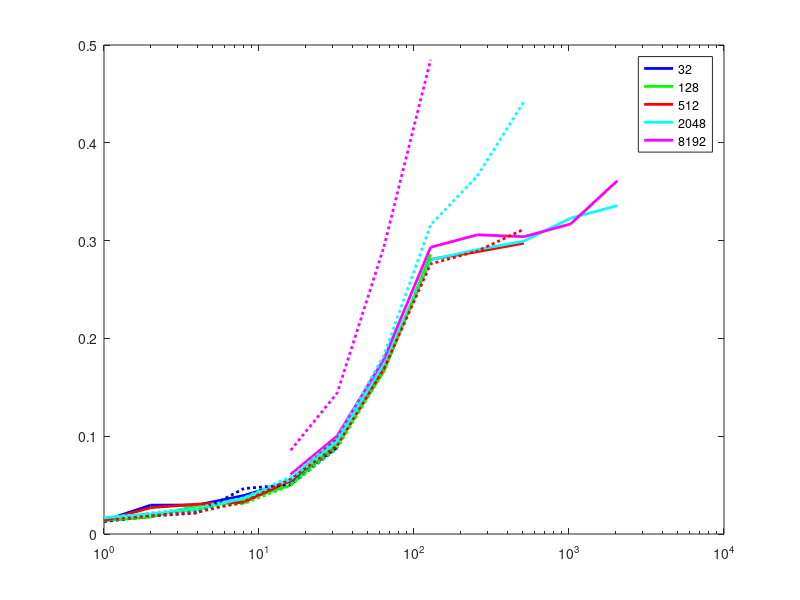

Here is the MATLAB script that generated this plot: (Note: this script raises an error after producing the figure.)
%% Max vs Min
clear
data = load('exp_bgq64.csv');
data = sortrows(data,1);
hi = data(:,5:9);

delta = (data(:,5:9) - data(:,10:14));
delta = delta(:,2:end)./hi(:,2:end);
disp(sum(delta<0.025))
disp(sum(delta<0.1))

%% Blocking vs Non-blocking
data = load('exp_kratos.csv');
data = sortrows(data,[1,2]);
t_block = reshape(data(:,4),4,4);
data = load('exp_kratos_async.csv');
data = sortrows(data,[1,2]);
t_async = reshape(data(:,4),4,4);
% fsizes = [32; 128; 512; 2048]; ranks = [1 2 4 8];
pd = (t_async-t_block)./t_block; % percent difference
disp(pd)

%% Distributed vs Individual File I/O
clear
data = load('exp_bgq64.csv');
data = sortrows(data,1);
ranks = 2.^(0:11);
nr = data(:,1); % number of ranks
nn = data(:,2); % number of neurons
ttot = data(:,3); % also (:,5) ***
c = 'bgrcmyk';

fsizes = [32 128 512 2048 8192];
figure()
for i = 1:numel(fsizes)
    mask = (nn==fsizes(i));
    x = nr(mask);
    z = ttot(mask);
    semilogx(x,z,c(i),'LineWidth',2)
    hold on
end

data = load('exp_bgq64_io.csv');
data = sortrows(data,1);
nr = data(:,1); % number of ranks
nn = data(:,2); % number of neurons
ttot = data(:,3); % also (:,5) ***
for i = 1:numel(fsizes)
    mask = (nn==fsizes(i));
    x = nr(mask);
    z = ttot(mask);
    semilogx(x,z,[c(i) ':'],'LineWidth',2)
    hold on
end

legend(arrayfun(@(x) sprintf('%d',x),fsizes,'uni',false))
format_plot(gca,ranks)
ylabel('Time  -  Seconds')
hold off

%% Compare 64, 32, 16, and 8 ranks/node
clear
ranks = 2.^(0:11);
c = 'bgrcmyk';
ranks_per_node = [64,32,16,8];

figure()
h = zeros(1,4);
for j = 1:numel(ranks_per_node)
    data = load(sprintf('exp_bgq%d.csv',ranks_per_node(j)));
    data = sortrows(data,1);
    nr = data(:,1); % number of ranks
    nn = data(:,2); % number of neurons
    ttot = data(:,4);
    
    fsizes = [32 128 512 2048 8192];
    for i = 1:numel(fsizes)
        mask = (nn==fsizes(i));
        x = nr(mask);
        z = ttot(mask);
        htmp = loglog(x,z,c(j),'LineWidth',2);
        if (i == 1)
            h(j) = htmp;
        end
        hold on
    end
end

legend(h, arrayfun(@(x) sprintf('%02d Ranks/Node',x), ranks_per_node,'uni', false))
format_plot(gca,ranks)
ylabel('Time  -  Seconds')
hold off

% %% 64 ranks/node vs 16 ranks/node
% clear
% data = load('exp_bgq16.csv');
% data = sortrows(data,1);
% nr = data(:,1); % number of ranks
% nn = data(:,2); % number of neurons
% ttot = data(:,4);
% ranks = 2.^(0:11);
% c = 'bgrcmyk';
% 
% fsizes = [32 128 512 2048 8192];
% figure()
% for i = 1:numel(fsizes)
%     mask = (nn==fsizes(i));
%     x = nr(mask);
%     z = ttot(mask);
%     loglog(x,z,c(i),'LineWidth',2)
%     hold on
% end
% 
% data = load('exp_bgq32.csv');
% data = sortrows(data,1);
% nr = data(:,1); % number of ranks
% nn = data(:,2); % number of neurons
% ttot = data(:,4);
% for i = 1:numel(fsizes)
%     mask = (nn==fsizes(i));
%     x = nr(mask);
%     z = ttot(mask);
%     loglog(x,z,'k:','LineWidth',2)
%     hold on
% end
% 
% legend([arrayfun(@(x) sprintf('%d',x),fsizes,'uni',false),{'Distributed'}])
% format_plot(gca,ranks)
% ylabel('Time  -  Seconds')
% hold off
